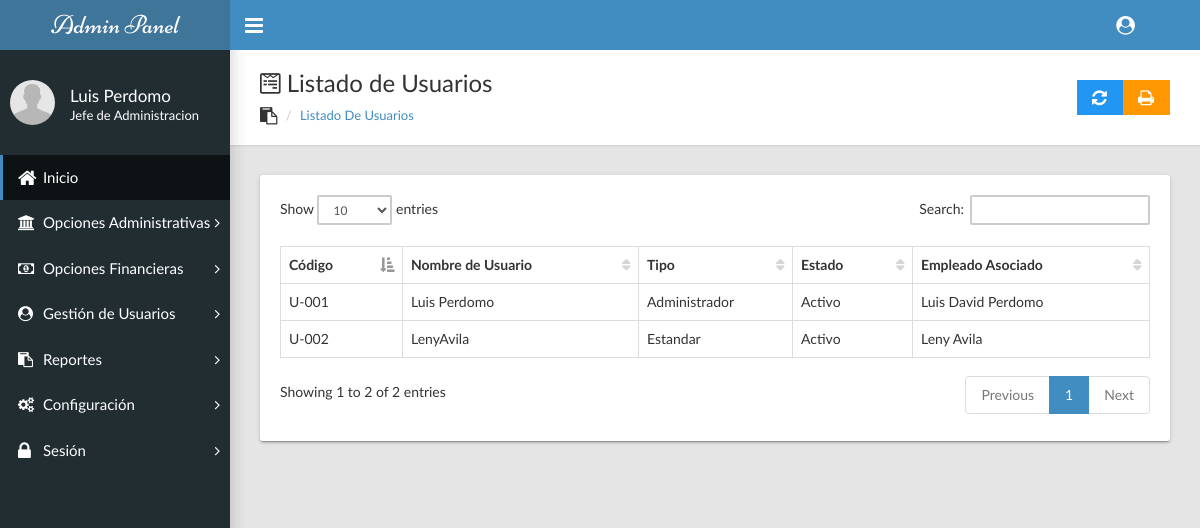
Page /admin-panel/listado_usuarios.php (signed in) on the committed database.
### tables this page shows
CREATE TABLE `usuarios` (
  `Cod_Usuario` varchar(10) NOT NULL,
  `Username` varchar(50) NOT NULL,
  `Pass` varchar(50) NOT NULL,
  `Tipo` varchar(20) NOT NULL,
  `Estado` varchar(20) NOT NULL,
  `Id_Empleado` varchar(15) NOT NULL
);

CREATE TABLE `empleados` (
  `Id_Empleado` varchar(15) NOT NULL,
  `Nombres` varchar(100) NOT NULL,
  `Apellido1` varchar(50) NOT NULL,
  `Apellido2` varchar(50) NOT NULL,
  `Lugar_Nac` varchar(100) NOT NULL,
  `Fecha_Nac` date NOT NULL,
  `Profesion` varchar(50) NOT NULL,
  `Domicilio` text NOT NULL,
  `Telefono` int(11) NOT NULL,
  `Fecha_Ingreso` date NOT NULL,
  `Correo` varchar(100) NOT NULL,
  `Nombre_Emergencia` varchar(100) NOT NULL,
  `Numero_Emergencia` int(11) NOT NULL,
  `Estado` varchar(10) NOT NULL
);

### admin-panel/listado_usuarios.php (the view, shortened to what this page needs)
<?php
  include('../cn/bdconexion.php');
  if (isset($_SESSION['username'])&&($_SESSION['rank'])) {
?>
<!DOCTYPE html>
<html>
  <head>
    <link rel="stylesheet" type="text/css" href="css/main.css">
    <link rel="stylesheet" type="text/css" href="css/font-awesome-4.7.0/css/font-awesome.min.css">
  </head>
  <body class="sidebar-mini fixed">
    <div class="wrapper">
      <header class="main-header hidden-print"><a class="logo" href="index.php">Admin Panel</a>
        <nav class="navbar navbar-static-top">
          <a class="sidebar-toggle" href="#" data-toggle="offcanvas"></a>
          <div class="navbar-custom-menu">
            <ul class="top-nav">
              <li class="dropdown"><a class="dropdown-toggle" href="#" data-toggle="dropdown" role="button" aria-haspopup="true" aria-expanded="false"><i class="fa fa-user-circle fa-lg"></i></a>
              </li>
            </ul>
          </div>
        </nav>
      </header>
      <div class="content-wrapper">
        <div class="page-title">
          <div>
            <h1><i class="fa fa-wpforms"></i> Listado de Usuarios</h1>
            <ul class="breadcrumb side">
              <li><i class="fa fa-clipboard fa-lg"></i></li>
              <li class="active"><a href="#">Listado de Usuarios</a></li>
            </ul>
          </div>
          <div><a class="btn btn-info btn-flat no-impr" href="listado_usuarios.php"><i class="fa fa-lg fa-refresh"></i></a><a class="btn btn-warning btn-flat" href="javascript:window.print();"><i class="fa fa-lg fa-print"></i></a></div>
        </div>
        <div class="row" id="data-table">
          <div class="col-md-12">
            <div class="card">
              <div class="card-body">
                <table class="table table-hover table-bordered" id="sampleTable">
                  <thead>
                    <tr>
                      <th>C&oacute;digo</th>
                      <th>Nombre de Usuario</th>
                      <th>Tipo</th>
                      <th>Estado</th>
                      <th>Empleado Asociado</th>
                    </tr>
                  </thead>
                  <tbody>
                    <?php
                      $queryFullUsuarios=mysqli_query($db, "SELECT * FROM usuarios") or die(mysqli_error());
                      while ($rowUsuario=mysqli_fetch_array($queryFullUsuarios)) {
                        $queryEmp=mysqli_query($db, "SELECT Nombres, Apellido1 FROM empleados WHERE Id_Empleado='".$rowUsuario['Id_Empleado']."'") or die(mysqli_error());
                        $rowEmp=mysqli_fetch_array($queryEmp);
                        echo '
                          <tr>
                            <td>'.$rowUsuario['Cod_Usuario'].'</td>
                            <td>'.$rowUsuario['Username'].'</td>
                            <td>'.$rowUsuario['Tipo'].'</td>
                            <td>'.$rowUsuario['Estado'].'</td>
                            <td>'.$rowEmp['Nombres'].' '.$rowEmp['Apellido1'].'</td>
                          </tr>
                        ';
                      }
                    ?>
                  </tbody>
                </table>
              </div>
            </div>
          </div>
        </div>
      </div>
    </div>
  </body>
</html>
<?php
    }else {
        header('location: page_denegado.php');
    }
?>

### rows in the picture
usuarios: Cod_Usuario "U-001", Username "Luis Perdomo", Tipo "Administrador", Estado "Activo", Id_Empleado.Nombres "Luis David", Id_Empleado.Apellido1 "Perdomo"
usuarios: Cod_Usuario "U-002", Username "LenyAvila", Tipo "Estandar", Estado "Activo", Id_Empleado.Nombres "Leny", Id_Empleado.Apellido1 "Avila"

### other values in the picture
$_SESSION['username'] "Luis Perdomo"
$_SESSION['rank'] "Jefe de Administracion"
